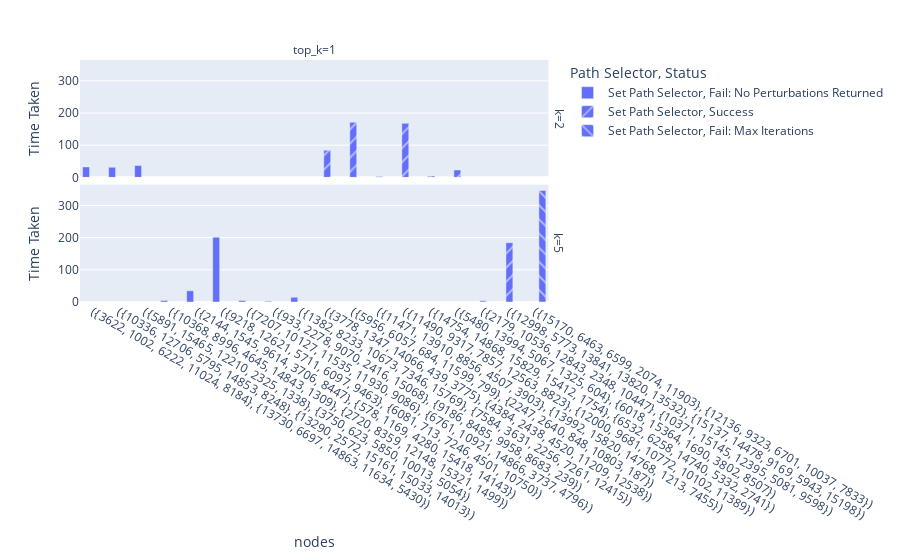

Notebook source saved alongside this figure:
### Code cell
px.bar(a, x="nodes", y="Time Taken", barmode="group", color="Path Selector", facet_col="top_k", facet_row="k", pattern_shape="Status", hover_data=["Average Add Time", "Average Perturb Time", "Original Distance", "Number of Paths", "Number of Edges", "Iterations"])

### Figure 1 — Plotly figure (JSON) as saved in the notebook; plotly's stock layout.template omitted (floating-point values rounded to 4 significant figures)
{"data": [{"alignmentgroup": "True", "customdata": [[0.07659, 0.0267, 53, 37, 126, 37], [0.07728, 0.02577, 52, 38, 108, 38], [0.02216, 0.02882, 77, 68, 166, 68]], "hovertemplate": "Path Selector=Set Path Selector<br>Status=Fail: No Perturbations Returned<br>k=2<br>top_k=1<br>nodes=%{x}<br>Time Taken=%{y}<br>Average Add Time=%{customdata[0]}<br>Average Perturb Time=%{customdata[1]}<br>Original Distance=%{customdata[2]}<br>Number of Paths=%{customdata[3]}<br>Number of Edges=%{customdata[4]}<br>Iterations=%{customdata[5]}<extra></extra>", "legendgroup": "Set Path Selector, Fail: No Perturbations Returned", "marker": {"color": "#636efa", "pattern": {"shape": ""}}, "name": "Set Path Selector, Fail: No Perturbations Returned", "offsetgroup": "Set Path Selector, Fail: No Perturbations Returned", "orientation": "v", "showlegend": true, "textposition": "auto", "type": "bar", "x": ["({3622, 1002, 6222, 11024, 8184}, {13730, 6697, 14863, 11634, 5430})", "({10336, 12706, 5795, 14853, 8248}, {13290, 2572, 15161, 15033, 14013})", "({5891, 15465, 12210, 2325, 1338}, {3750, 623, 5850, 10013, 5054})"], "xaxis": "x2", "y": [32.48, 31.38, 36.95], "yaxis": "y2"}, {"alignmentgroup": "True", "customdata": [[0.01063, 0.03143, 44, 6, 18, 6], [0.1165, 0.02826, 17, 39, 248, 39], [0.1194, 0.03823, 3, 218, 612, 218], [0.0171, 0.02759, 51, 6, 17, 6], [0.008925, 0.02311, 64, 5, 23, 5], [0.02571, 0.02322, 33, 27, 165, 27]], "hovertemplate": "Path Selector=Set Path Selector<br>Status=Fail: No Perturbations Returned<br>k=5<br>top_k=1<br>nodes=%{x}<br>Time Taken=%{y}<br>Average Add Time=%{customdata[0]}<br>Average Perturb Time=%{customdata[1]}<br>Original Distance=%{customdata[2]}<br>Number of Paths=%{customdata[3]}<br>Number of Edges=%{customdata[4]}<br>Iterations=%{customdata[5]}<extra></extra>", "legendgroup": "Set Path Selector, Fail: No Perturbations Returned", "marker": {"color": "#636efa", "pattern": {"shape": ""}}, "name": "Set Path Selector, Fail: No Perturbations Returned", "offsetgroup": "Set Path Selector, Fail: No Perturbations Returned", "orientation": "v", "showlegend": false, "textposition": "auto", "type": "bar", "x": ["({10368, 8996, 4645, 14843, 1309}, {2720, 8359, 12148, 15321, 1499})", "({2144, 1545, 9614, 3706, 8447}, {578, 1169, 4280, 15418, 14143})", "({9218, 12621, 5711, 6097, 9463}, {6081, 713, 7246, 4501, 10750})", "({7207, 10127, 11535, 11930, 9086}, {6761, 10921, 14866, 3737, 4796})", "({933, 2278, 9070, 2416, 15068}, {9186, 8485, 9958, 8683, 239})", "({1382, 8233, 10673, 7346, 15769}, {7584, 3631, 2256, 7261, 12415})"], "xaxis": "x", "y": [4.512, 34.84, 201.1, 4.85, 2.394, 14.73], "yaxis": "y"}, {"alignmentgroup": "True", "customdata": [[0.1385, 0.04207, 20, 82, 418, 82], [0.1308, 0.03487, 2, 183, 522, 183], [0.05288, 0.02471, 6, 3, 16, 3], [0.1159, 0.03834, 2, 194, 407, 194], [0.004139, 0.01921, 13, 8, 22, 8], [0.02373, 0.02412, 3, 40, 133, 40]], "hovertemplate": "Path Selector=Set Path Selector<br>Status=Success<br>k=2<br>top_k=1<br>nodes=%{x}<br>Time Taken=%{y}<br>Average Add Time=%{customdata[0]}<br>Average Perturb Time=%{customdata[1]}<br>Original Distance=%{customdata[2]}<br>Number of Paths=%{customdata[3]}<br>Number of Edges=%{customdata[4]}<br>Iterations=%{customdata[5]}<extra></extra>", "legendgroup": "Set Path Selector, Success", "marker": {"color": "#636efa", "pattern": {"shape": "/"}}, "name": "Set Path Selector, Success", "offsetgroup": "Set Path Selector, Success", "orientation": "v", "showlegend": true, "textposition": "auto", "type": "bar", "x": ["({3778, 1347, 14066, 439, 3775}, {4384, 2438, 4520, 11209, 12538})", "({5956, 6057, 684, 11599, 799}, {2247, 2640, 848, 10803, 187})", "({11471, 13910, 8856, 4507, 3903}, {13992, 15820, 14768, 1213, 7455})", "({11490, 9317, 7857, 12563, 8823}, {12000, 9681, 10772, 10102, 11389})", "({14754, 14868, 15829, 15412, 1754}, {6532, 6258, 14740, 5332, 2741})", "({5480, 13994, 5067, 1325, 604}, {6018, 15364, 1690, 3802, 8507})"], "xaxis": "x2", "y": [84.48, 171.1, 2.774, 167.8, 3.911, 22.94], "yaxis": "y2"}, {"alignmentgroup": "True", "customdata": [[0.01212, 0.02714, 3, 4, 22, 4], [0.0956, 0.0403, 2, 217, 463, 217]], "hovertemplate": "Path Selector=Set Path Selector<br>Status=Success<br>k=5<br>top_k=1<br>nodes=%{x}<br>Time Taken=%{y}<br>Average Add Time=%{customdata[0]}<br>Average Perturb Time=%{customdata[1]}<br>Original Distance=%{customdata[2]}<br>Number of Paths=%{customdata[3]}<br>Number of Edges=%{customdata[4]}<br>Iterations=%{customdata[5]}<extra></extra>", "legendgroup": "Set Path Selector, Success", "marker": {"color": "#636efa", "pattern": {"shape": "/"}}, "name": "Set Path Selector, Success", "offsetgroup": "Set Path Selector, Success", "orientation": "v", "showlegend": false, "textposition": "auto", "type": "bar", "x": ["({2179, 10536, 12843, 2348, 10447}, {10371, 15145, 12395, 5081, 9598})", "({12998, 5773, 13841, 13820, 13532}, {15137, 14478, 9169, 5943, 15198})"], "xaxis": "x", "y": [3.648, 184.1], "yaxis": "y"}, {"alignmentgroup": "True", "customdata": [[0.07029, 0.0812, 2, 500, 1254, 500]], "hovertemplate": "Path Selector=Set Path Selector<br>Status=Fail: Max Iterations<br>k=5<br>top_k=1<br>nodes=%{x}<br>Time Taken=%{y}<br>Average Add Time=%{customdata[0]}<br>Average Perturb Time=%{customdata[1]}<br>Original Distance=%{customdata[2]}<br>Number of Paths=%{customdata[3]}<br>Number of Edges=%{customdata[4]}<br>Iterations=%{customdata[5]}<extra></extra>", "legendgroup": "Set Path Selector, Fail: Max Iterations", "marker": {"color": "#636efa", "pattern": {"shape": "\\"}}, "name": "Set Path Selector, Fail: Max Iterations", "offsetgroup": "Set Path Selector, Fail: Max Iterations", "orientation": "v", "showlegend": true, "textposition": "auto", "type": "bar", "x": ["({15170, 6463, 6599, 2074, 11903}, {12136, 9323, 6701, 10037, 7833})"], "xaxis": "x", "y": [346.4], "yaxis": "y"}], "layout": {"annotations": [{"font": {}, "showarrow": false, "text": "top_k=1", "x": 0.49, "xanchor": "center", "xref": "paper", "y": 1, "yanchor": "bottom", "yref": "paper"}, {"font": {}, "showarrow": false, "text": "k=5", "textangle": 90, "x": 0.98, "xanchor": "left", "xref": "paper", "y": 0.2425, "yanchor": "middle", "yref": "paper"}, {"font": {}, "showarrow": false, "text": "k=2", "textangle": 90, "x": 0.98, "xanchor": "left", "xref": "paper", "y": 0.7575, "yanchor": "middle", "yref": "paper"}], "barmode": "group", "legend": {"title": {"text": "Path Selector, Status"}, "tracegroupgap": 0}, "margin": {"t": 60}, "xaxis": {"anchor": "y", "domain": [0, 0.98], "title": {"text": "nodes"}}, "xaxis2": {"anchor": "y2", "domain": [0, 0.98], "matches": "x", "showticklabels": false}, "yaxis": {"anchor": "x", "domain": [0, 0.485], "title": {"text": "Time Taken"}}, "yaxis2": {"anchor": "x2", "domain": [0.515, 1], "matches": "y", "title": {"text": "Time Taken"}}}}
